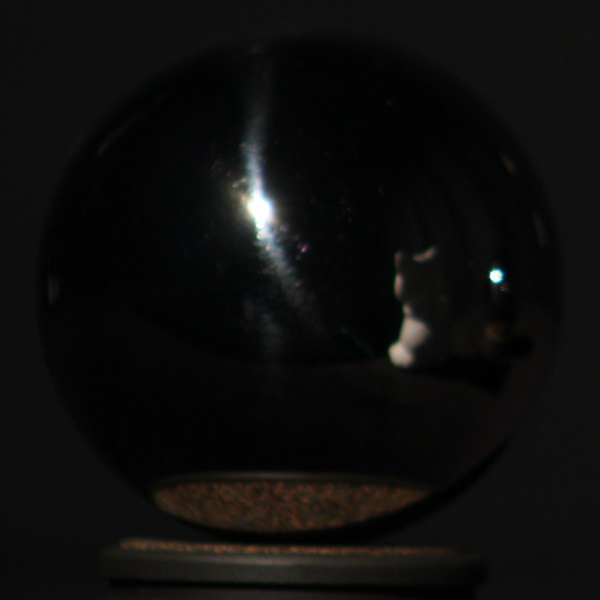
%> input picture ExternalData/PSData/cat/LightProbe-1/Image_01.JPG, 1200 x 1200 px (shown at 1/2 size)
$ octave --eval "result = FixedImg(imread('../../ExternalData/PSData/cat/LightProbe-1/Image_01.JPG'));"   (GNU Octave 9; MATLAB toolbox functions it lacks are replaced by stand-ins)
%> lines starting %> are read from the running program, lines starting %| are printed output that depends on the picture; in (x1, y1, x2, y2) boxes, pixels count from 0 and x2, y2 are one past the last pixel; in counts of white or black regions, pixels touching at a corner belong together; the program's own positions count from 1
### Evaluation/Utils/Inpaint_nans/inpaint_nans.m
function B=inpaint_nans(A,method)
% INPAINT_NANS: in-paints over nans in an array
% usage: B=INPAINT_NANS(A)          % default method
% usage: B=INPAINT_NANS(A,method)   % specify method used
%
% Solves approximation to one of several pdes to
% interpolate and extrapolate holes in an array
%
% arguments (input):
%   A - nxm array with some NaNs to be filled in
%
%   method - (OPTIONAL) scalar numeric flag - specifies
%       which approach (or physical metaphor to use
%       for the interpolation.) All methods are capable
%       of extrapolation, some are better than others.
%       There are also speed differences, as well as
%       accuracy differences for smooth surfaces.
%
%       methods {0,1,2} use a simple plate metaphor.
%       method  3 uses a better plate equation,
%                 but may be much slower and uses
%                 more memory.
%       method  4 uses a spring metaphor.
%       method  5 is an 8 neighbor average, with no
%                 rationale behind it compared to the
%                 other methods. I do not recommend
%                 its use.
%
%       method == 0 --> (DEFAULT) see method 1, but
%         this method does not build as large of a
%         linear system in the case of only a few
%         NaNs in a large array.
%         Extrapolation behavior is linear.
%
%       method == 1 --> simple approach, applies del^2
%         over the entire array, then drops those parts
%         of the array which do not have any contact with
%         NaNs. Uses a least squares approach, but it
%         does not modify known values.
%         In the case of small arrays, this method is
%         quite fast as it does very little extra work.
%         Extrapolation behavior is linear.
%
%       method == 2 --> uses del^2, but solving a direct
%         linear system of equations for nan elements.
%         This method will be the fastest possible for
%         large systems since it uses the sparsest
%         possible system of equations. Not a least
%         squares approach, so it may be least robust
%         to noise on the boundaries of any holes.
%         This method will also be least able to
%         interpolate accurately for smooth surfaces.
%         Extrapolation behavior is linear.
%
%         Note: method 2 has problems in 1-d, so this
%         method is disabled for vector inputs.
%
%       method == 3 --+ See method 0, but uses del^4 for
%         the interpolating operator. This may result
%         in more accurate interpolations, at some cost
%         in speed.
%
%       method == 4 --+ Uses a spring metaphor. Assumes
%         springs (with a nominal length of zero)
%         connect each node with every neighbor
%         (horizontally, vertically and diagonally)
%         Since each node tries to be like its neighbors,
%         extrapolation is as a constant function where
%         this is consistent with the neighboring nodes.
%
%       method == 5 --+ See method 2, but use an average
%         of the 8 nearest neighbors to any element.
%         This method is NOT recommended for use.
%
%
% arguments (output):
%   B - nxm array with NaNs replaced
%
%
% Example:
%  [x,y] = meshgrid(0:.01:1);
%  z0 = exp(x+y);
%  znan = z0;
%  znan(20:50,40:70) = NaN;
%  znan(30:90,5:10) = NaN;
%  znan(70:75,40:90) = NaN;
%
%  z = inpaint_nans(znan);
%
%
% See also: griddata, interp1
%
% Author: John D'Errico
% e-mail address: woodchips@rochester.rr.com
% Release: 2
% Release date: 4/15/06


% I always need to know which elements are NaN,
% and what size the array is for any method
[n,m]=size(A);
A=A(:);
nm=n*m;
k=isnan(A(:));

% list the nodes which are known, and which will
% be interpolated
nan_list=find(k);
known_list=find(~k);

% how many nans overall
nan_count=length(nan_list);

% convert NaN indices to (r,c) form
% nan_list==find(k) are the unrolled (linear) indices
% (row,column) form
[nr,nc]=ind2sub([n,m],nan_list);

% both forms of index in one array:
% column 1 == unrolled index
% column 2 == row index
% column 3 == column index
nan_list=[nan_list,nr,nc];

% supply default method
if (nargin<2) || isempty(method)
  method = 0;
elseif ~ismember(method,0:5)
  error 'If supplied, method must be one of: {0,1,2,3,4,5}.'
end

% for different methods
switch method
 case 0
  % The same as method == 1, except only work on those
  % elements which are NaN, or at least touch a NaN.

  % is it 1-d or 2-d?
  if (m == 1) || (n == 1)
    % really a 1-d case
    work_list = nan_list(:,1);
    work_list = unique([work_list;work_list - 1;work_list + 1]);
    work_list(work_list <= 1) = [];
    work_list(work_list >= nm) = [];
    nw = numel(work_list);

    u = (1:nw)';
    fda = sparse(repmat(u,1,3),bsxfun(@plus,work_list,-1:1), ...
      repmat([1 -2 1],nw,1),nw,nm);
  else
    % a 2-d case

    % horizontal and vertical neighbors only
    talks_to = [-1 0;0 -1;1 0;0 1];
    neighbors_list=identify_neighbors(n,m,nan_list,talks_to);

    % list of all nodes we have identified
    all_list=[nan_list;neighbors_list];

    % generate sparse array with second partials on row
    % variable for each element in either list, but only
    % for those nodes which have a row index > 1 or < n
    L = find((all_list(:,2) > 1) & (all_list(:,2) < n));
    nl=length(L);
    if nl>0
      fda=sparse(repmat(all_list(L,1),1,3), ...
        repmat(all_list(L,1),1,3)+repmat([-1 0 1],nl,1), ...
        repmat([1 -2 1],nl,1),nm,nm);
    else
      fda=spalloc(n*m,n*m,size(all_list,1)*5);
    end

    % 2nd partials on column index
    L = find((all_list(:,3) > 1) & (all_list(:,3) < m));
    nl=length(L);
    if nl>0
      fda=fda+sparse(repmat(all_list(L,1),1,3), ...
        repmat(all_list(L,1),1,3)+repmat([-n 0 n],nl,1), ...
        repmat([1 -2 1],nl,1),nm,nm);
    end
  end

  % eliminate knowns
  rhs=-fda(:,known_list)*A(known_list);
  k=find(any(fda(:,nan_list(:,1)),2));

  % and solve...
  B=A;
  B(nan_list(:,1))=fda(k,nan_list(:,1))\rhs(k);

 case 1
  % least squares approach with del^2. Build system
  % for every array element as an unknown, and then
  % eliminate those which are knowns.

  % Build sparse matrix approximating del^2 for
  % every element in A.

  % is it 1-d or 2-d?
  if (m == 1) || (n == 1)
    % a 1-d case
    u = (1:(nm-2))';
    fda = sparse(repmat(u,1,3),bsxfun(@plus,u,0:2), ...
      repmat([1 -2 1],nm-2,1),nm-2,nm);
  else
    % a 2-d case

    % Compute finite difference for second partials
    % on row variable first
    [i,j]=ndgrid(2:(n-1),1:m);
    ind=i(:)+(j(:)-1)*n;
    np=(n-2)*m;
    fda=sparse(repmat(ind,1,3),[ind-1,ind,ind+1], ...
      repmat([1 -2 1],np,1),n*m,n*m);

    % now second partials on column variable
    [i,j]=ndgrid(1:n,2:(m-1));
    ind=i(:)+(j(:)-1)*n;
    np=n*(m-2);
    fda=fda+sparse(repmat(ind,1,3),[ind-n,ind,ind+n], ...
      repmat([1 -2 1],np,1),nm,nm);
  end

  % eliminate knowns
  rhs=-fda(:,known_list)*A(known_list);
  k=find(any(fda(:,nan_list),2));

  % and solve...
  B=A;
  B(nan_list(:,1))=fda(k,nan_list(:,1))\rhs(k);

 case 2
  % Direct solve for del^2 BVP across holes

  % generate sparse array with second partials on row
  % variable for each nan element, only for those nodes
  % which have a row index > 1 or < n

  % is it 1-d or 2-d?
  if (m == 1) || (n == 1)
    % really just a 1-d case
    error('Method 2 has problems for vector input. Please use another method.')

  else
    % a 2-d case
    L = find((nan_list(:,2) > 1) & (nan_list(:,2) < n));
    nl=length(L);
    if nl>0
      fda=sparse(repmat(nan_list(L,1),1,3), ...
        repmat(nan_list(L,1),1,3)+repmat([-1 0 1],nl,1), ...
        repmat([1 -2 1],nl,1),n*m,n*m);
    else
      fda=spalloc(n*m,n*m,size(nan_list,1)*5);
    end

    % 2nd partials on column index
    L = find((nan_list(:,3) > 1) & (nan_list(:,3) < m));
    nl=length(L);
    if nl>0
      fda=fda+sparse(repmat(nan_list(L,1),1,3), ...
        repmat(nan_list(L,1),1,3)+repmat([-n 0 n],nl,1), ...
        repmat([1 -2 1],nl,1),n*m,n*m);
    end

    % fix boundary conditions at extreme corners
    % of the array in case there were nans there
    if ismember(1,nan_list(:,1))
      fda(1,[1 2 n+1])=[-2 1 1];
    end
    if ismember(n,nan_list(:,1))
      fda(n,[n, n-1,n+n])=[-2 1 1];
    end
    if ismember(nm-n+1,nan_list(:,1))
      fda(nm-n+1,[nm-n+1,nm-n+2,nm-n])=[-2 1 1];
    end
    if ismember(nm,nan_list(:,1))
      fda(nm,[nm,nm-1,nm-n])=[-2 1 1];
    end

    % eliminate knowns
    rhs=-fda(:,known_list)*A(known_list);

    % and solve...
    B=A;
    k=nan_list(:,1);
    B(k)=fda(k,k)\rhs(k);

  end

 case 3
  % The same as method == 0, except uses del^4 as the
  % interpolating operator.

  % del^4 template of neighbors
  talks_to = [-2 0;-1 -1;-1 0;-1 1;0 -2;0 -1; ...
      0 1;0 2;1 -1;1 0;1 1;2 0];
  neighbors_list=identify_neighbors(n,m,nan_list,talks_to);

  % list of all nodes we have identified
  all_list=[nan_list;neighbors_list];

  % generate sparse array with del^4, but only
  % for those nodes which have a row & column index
  % >= 3 or <= n-2
  L = find( (all_list(:,2) >= 3) & ...
            (all_list(:,2) <= (n-2)) & ...
            (all_list(:,3) >= 3) & ...
            (all_list(:,3) <= (m-2)));
  nl=length(L);
  if nl>0
    % do the entire template at once
    fda=sparse(repmat(all_list(L,1),1,13), ...
        repmat(all_list(L,1),1,13) + ...
        repmat([-2*n,-n-1,-n,-n+1,-2,-1,0,1,2,n-1,n,n+1,2*n],nl,1), ...
        repmat([1 2 -8 2 1 -8 20 -8 1 2 -8 2 1],nl,1),nm,nm);
  else
    fda=spalloc(n*m,n*m,size(all_list,1)*5);
  end

  % on the boundaries, reduce the order around the edges
  L = find((((all_list(:,2) == 2) | ...
             (all_list(:,2) == (n-1))) & ...
            (all_list(:,3) >= 2) & ...
            (all_list(:,3) <= (m-1))) | ...
           (((all_list(:,3) == 2) | ...
             (all_list(:,3) == (m-1))) & ...
            (all_list(:,2) >= 2) & ...
            (all_list(:,2) <= (n-1))));
  nl=length(L);
  if nl>0
    fda=fda+sparse(repmat(all_list(L,1),1,5), ...
      repmat(all_list(L,1),1,5) + ...
        repmat([-n,-1,0,+1,n],nl,1), ...
      repmat([1 1 -4 1 1],nl,1),nm,nm);
  end

  L = find( ((all_list(:,2) == 1) | ...
             (all_list(:,2) == n)) & ...
            (all_list(:,3) >= 2) & ...
            (all_list(:,3) <= (m-1)));
  nl=length(L);
  if nl>0
    fda=fda+sparse(repmat(all_list(L,1),1,3), ...
      repmat(all_list(L,1),1,3) + ...
        repmat([-n,0,n],nl,1), ...
      repmat([1 -2 1],nl,1),nm,nm);
  end

  L = find( ((all_list(:,3) == 1) | ...
             (all_list(:,3) == m)) & ...
            (all_list(:,2) >= 2) & ...
            (all_list(:,2) <= (n-1)));
  nl=length(L);
  if nl>0
    fda=fda+sparse(repmat(all_list(L,1),1,3), ...
      repmat(all_list(L,1),1,3) + ...
        repmat([-1,0,1],nl,1), ...
      repmat([1 -2 1],nl,1),nm,nm);
  end

  % eliminate knowns
  rhs=-fda(:,known_list)*A(known_list);
  k=find(any(fda(:,nan_list(:,1)),2));

  % and solve...
  B=A;
  B(nan_list(:,1))=fda(k,nan_list(:,1))\rhs(k);

 case 4
  % Spring analogy
  % interpolating operator.

  % list of all springs between a node and a horizontal
  % or vertical neighbor
  hv_list=[-1 -1 0;1 1 0;-n 0 -1;n 0 1];
  hv_springs=[];
  for i=1:4
    hvs=nan_list+repmat(hv_list(i,:),nan_count,1);
    k=(hvs(:,2)>=1) & (hvs(:,2)<=n) & (hvs(:,3)>=1) & (hvs(:,3)<=m);
    hv_springs=[hv_springs;[nan_list(k,1),hvs(k,1)]];
  end

  % delete replicate springs
  hv_springs=unique(sort(hv_springs,2),'rows');

  % build sparse matrix of connections, springs
  % connecting diagonal neighbors are weaker than
  % the horizontal and vertical springs
  nhv=size(hv_springs,1);
  springs=sparse(repmat((1:nhv)',1,2),hv_springs, ...
     repmat([1 -1],nhv,1),nhv,nm);

  % eliminate knowns
  rhs=-springs(:,known_list)*A(known_list);

  % and solve...
  B=A;
  B(nan_list(:,1))=springs(:,nan_list(:,1))\rhs;

 case 5
  % Average of 8 nearest neighbors

  % generate sparse array to average 8 nearest neighbors
  % for each nan element, be careful around edges
  fda=spalloc(n*m,n*m,size(nan_list,1)*9);

  % -1,-1
  L = find((nan_list(:,2) > 1) & (nan_list(:,3) > 1));
  nl=length(L);
  if nl>0
    fda=fda+sparse(repmat(nan_list(L,1),1,2), ...
      repmat(nan_list(L,1),1,2)+repmat([-n-1, 0],nl,1), ...
      repmat([1 -1],nl,1),n*m,n*m);
  end

  % 0,-1
  L = find(nan_list(:,3) > 1);
  nl=length(L);
  if nl>0
    fda=fda+sparse(repmat(nan_list(L,1),1,2), ...
      repmat(nan_list(L,1),1,2)+repmat([-n, 0],nl,1), ...
      repmat([1 -1],nl,1),n*m,n*m);
  end

  % +1,-1
  L = find((nan_list(:,2) < n) & (nan_list(:,3) > 1));
  nl=length(L);
  if nl>0
    fda=fda+sparse(repmat(nan_list(L,1),1,2), ...
      repmat(nan_list(L,1),1,2)+repmat([-n+1, 0],nl,1), ...
      repmat([1 -1],nl,1),n*m,n*m);
  end

  % -1,0
  L = find(nan_list(:,2) > 1);
  nl=length(L);
  if nl>0
    fda=fda+sparse(repmat(nan_list(L,1),1,2), ...
      repmat(nan_list(L,1),1,2)+repmat([-1, 0],nl,1), ...
      repmat([1 -1],nl,1),n*m,n*m);
  end

  % +1,0
  L = find(nan_list(:,2) < n);
  nl=length(L);
  if nl>0
    fda=fda+sparse(repmat(nan_list(L,1),1,2), ...
      repmat(nan_list(L,1),1,2)+repmat([1, 0],nl,1), ...
      repmat([1 -1],nl,1),n*m,n*m);
  end

  % -1,+1
  L = find((nan_list(:,2) > 1) & (nan_list(:,3) < m));
  nl=length(L);
  if nl>0
    fda=fda+sparse(repmat(nan_list(L,1),1,2), ...
      repmat(nan_list(L,1),1,2)+repmat([n-1, 0],nl,1), ...
      repmat([1 -1],nl,1),n*m,n*m);
  end

  % 0,+1
  L = find(nan_list(:,3) < m);
  nl=length(L);
  if nl>0
    fda=fda+sparse(repmat(nan_list(L,1),1,2), ...
      repmat(nan_list(L,1),1,2)+repmat([n, 0],nl,1), ...
      repmat([1 -1],nl,1),n*m,n*m);
  end

  % +1,+1
  L = find((nan_list(:,2) < n) & (nan_list(:,3) < m));
  nl=length(L);
  if nl>0
    fda=fda+sparse(repmat(nan_list(L,1),1,2), ...
      repmat(nan_list(L,1),1,2)+repmat([n+1, 0],nl,1), ...
      repmat([1 -1],nl,1),n*m,n*m);
  end

  % eliminate knowns
  rhs=-fda(:,known_list)*A(known_list);

  % and solve...
  B=A;
  k=nan_list(:,1);
  B(k)=fda(k,k)\rhs(k);

end

% all done, make sure that B is the same shape as
% A was when we came in.
B=reshape(B,n,m);


% ====================================================
%      end of main function
% ====================================================
% ====================================================
%      begin subfunctions
% ====================================================
function neighbors_list=identify_neighbors(n,m,nan_list,talks_to)
% identify_neighbors: identifies all the neighbors of
%   those nodes in nan_list, not including the nans
%   themselves
%
% arguments (input):
%  n,m - scalar - [n,m]=size(A), where A is the
%      array to be interpolated
%  nan_list - array - list of every nan element in A
%      nan_list(i,1) == linear index of i'th nan element
%      nan_list(i,2) == row index of i'th nan element
%      nan_list(i,3) == column index of i'th nan element
%  talks_to - px2 array - defines which nodes communicate
%      with each other, i.e., which nodes are neighbors.
%
%      talks_to(i,1) - defines the offset in the row
%                      dimension of a neighbor
%      talks_to(i,2) - defines the offset in the column
%                      dimension of a neighbor
%
%      For example, talks_to = [-1 0;0 -1;1 0;0 1]
%      means that each node talks only to its immediate
%      neighbors horizontally and vertically.
%
% arguments(output):
%  neighbors_list - array - list of all neighbors of
%      all the nodes in nan_list

if ~isempty(nan_list)
  % use the definition of a neighbor in talks_to
  nan_count=size(nan_list,1);
  talk_count=size(talks_to,1);

  nn=zeros(nan_count*talk_count,2);
  j=[1,nan_count];
  for i=1:talk_count
    nn(j(1):j(2),:)=nan_list(:,2:3) + ...
        repmat(talks_to(i,:),nan_count,1);
    j=j+nan_count;
  end

  % drop those nodes which fall outside the bounds of the
  % original array
  L = (nn(:,1)<1)|(nn(:,1)>n)|(nn(:,2)<1)|(nn(:,2)>m);
  nn(L,:)=[];

  % form the same format 3 column array as nan_list
  neighbors_list=[sub2ind([n,m],nn(:,1),nn(:,2)),nn];

  % delete replicates in the neighbors list
  neighbors_list=unique(neighbors_list,'rows');

  % and delete those which are also in the list of NaNs.
  neighbors_list=setdiff(neighbors_list,nan_list,'rows');

else
  neighbors_list=[];
end

### tempFiles/Other/FixedImg.m

function [OutFixedImage]=FixedImg( InImage )

ImageInGrayMode=rgb2gray( im2double(InImage) );
allTheBlackPixelInImage = find( ImageInGrayMode==0 );
%> allTheBlackPixelInImage = 135 values from 845977 to 1218696

% -- Extract RGB -- %
imageWithRedChannel     = double(InImage(:,:,1))./255;
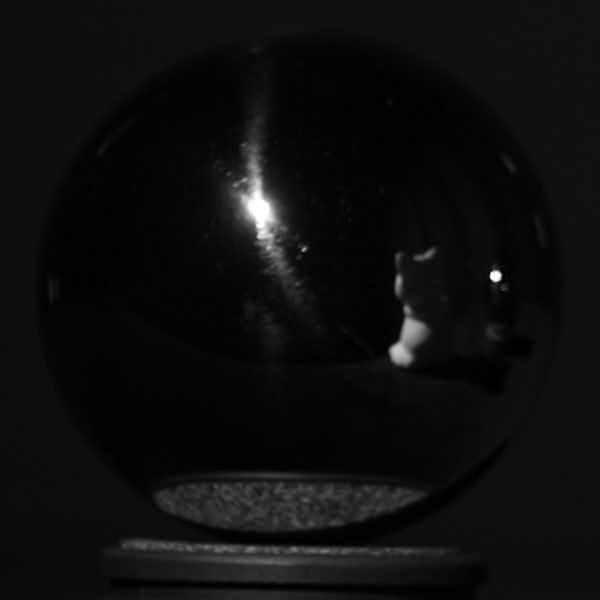
%> imageWithRedChannel: size 1200x1200 double (shown at 1/2 size); min 0, max 1, mean 0.0538
imageWithGreenChannel   = double(InImage(:,:,2))./255;
imageWithBlueChannel    = double(InImage(:,:,3))./255;
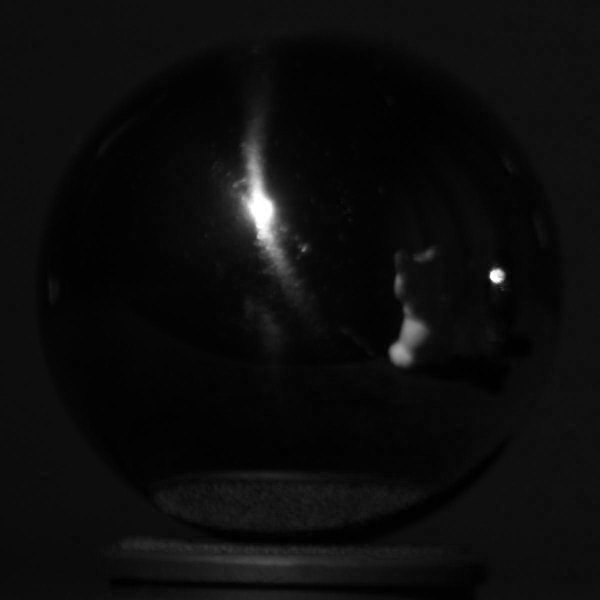
%> imageWithBlueChannel: size 1200x1200 double (shown at 1/2 size); min 0, max 1, mean 0.0488

% -- remove black pixel -- %
imageWithRedChannel  ( allTheBlackPixelInImage ) = NaN;
%> imageWithRedChannel: size 1200x1200 double; 0.01% of pixels changed, all inside (x1, y1, x2, y2) = (704, 208, 1016, 1178)
imageWithGreenChannel( allTheBlackPixelInImage ) = NaN;
%> imageWithGreenChannel: size 1200x1200 double; 0.01% of the values are NaN or infinite; the others: min 0, max 1, mean 0.0526
imageWithBlueChannel ( allTheBlackPixelInImage ) = NaN;

% cd('inpaint_nans');
fixedImageWithOnlyRedChannel   = inpaint_nans(imageWithRedChannel,3);
%> in inpaint_nans, `k=isnan(A(:));`: k = 1440000 logical values, 135 true
%> in inpaint_nans, `nan_list=find(k);`: nan_list = 135 values from 845977 to 1218696
%> in inpaint_nans, `known_list=find(~k);`: known_list = 1439865 values from 1 to 1440000
%> in inpaint_nans, `nan_count=length(nan_list);`: nan_count = 135
%> in inpaint_nans, `[nr,nc]=ind2sub([n,m],nan_list);`: nr = 135 values, max 1178 at index 2, min 209 at index 5, mean 846.8; nc = 135 values from 705 to 1016
%> in inpaint_nans, `nan_list=[nan_list,nr,nc];`: nan_list = 135 rows, first 12: [845977 1177 705; 845978 1178 705; 854377 1177 712; 854378 1178 712; 986609 209 823; 986610 210 823; 986611 211 823; 987809 209 824; 987810 210 824; 987811 211 824; 1053392 992 878; 1053409 1009 878]
%> in identify_neighbors, `nan_count=size(nan_list,1);`: nan_count = 135
%> in identify_neighbors, `j=[1,nan_count];`: j = [1 135]
%> the loop in identify_neighbors, `for i=1:talk_count` made 12 passes
%> j on passes 1 to 8: [136 270], [271 405], [406 540], [541 675], [676 810], [811 945], [946 1080], [1081 1215]
%> after the loop in identify_neighbors, `for i=1:talk_count`: nn = 1620 rows, first 12: [1175 705; 1176 705; 1175 712; 1176 712; 207 823; 208 823; 209 823; 207 824; 208 824; 209 824; 990 878; 1007 878]
%> in identify_neighbors, `L = (nn(:,1)<1)|(nn(:,1)>n)|(nn(:,2)<1)|(nn(:,2)>m);`: L = 1620 logical values, 0 true
%> in identify_neighbors, `neighbors_list=[sub2ind([n,m],nn(:,1),nn(:,2)),nn];`: neighbors_list = 1620 rows, first 12: [845975 1175 705; 845976 1176 705; 854375 1175 712; 854376 1176 712; 986607 207 823; 986608 208 823; 986609 209 823; 987807 207 824; 987808 208 824; 987809 209 824; 1053390 990 878; 1053407 1007 878]
%> in identify_neighbors, `neighbors_list=unique(neighbors_list,'rows');`: neighbors_list = 527 rows, first 12: [843577 1177 703; 843578 1178 703; 844776 1176 704; 844777 1177 704; 844778 1178 704; 844779 1179 704; 845975 1175 705; 845976 1176 705; 845977 1177 705; 845978 1178 705; 845979 1179 705; 845980 1180 705]
%> in identify_neighbors, `neighbors_list=setdiff(neighbors_list,nan_list,'rows');`: neighbors_list = 392 rows, first 12: [843577 1177 703; 843578 1178 703; 844776 1176 704; 844777 1177 704; 844778 1178 704; 844779 1179 704; 845975 1175 705; 845976 1176 705; 845979 1179 705; 845980 1180 705; 847176 1176 706; 847177 1177 706]
%> in inpaint_nans, `all_list=[nan_list;neighbors_list];`: all_list = 527 rows, first 12: [845977 1177 705; 845978 1178 705; 854377 1177 712; 854378 1178 712; 986609 209 823; 986610 210 823; 986611 211 823; 987809 209 824; 987810 210 824; 987811 211 824; 1053392 992 878; 1053409 1009 878]
%> in inpaint_nans, `L = find( (all_list(:,2) >= 3) & (all_list(:,2) <= (n-2)) & (all_list(..`: L = 527 values from 1 to 527
%> in inpaint_nans, `nl=length(L);`: nl = 527
%> in inpaint_nans, `L = find((((all_list(:,2) == 2) | (all_list(:,2) == (n-1))) & (all_lis..`: L = []
%> in inpaint_nans, `nl=length(L);`: nl = 0
%> in inpaint_nans, `k=find(any(fda(:,nan_list(:,1)),2));`: k = 527 values from 843577 to 1221096
fixedImageWithOnlyGreenChannel = inpaint_nans(imageWithGreenChannel,3);
%> the loop in identify_neighbors (call 2), `for i=1:talk_count` made 12 passes
%> in identify_neighbors (call 2), `neighbors_list=[sub2ind([n,m],nn(:,1),nn(:,2)),nn];`: neighbors_list = 1620 rows, first 12: [845975 1175 705; 845976 1176 705; 854375 1175 712; 854376 1176 712; 986607 207 823; 986608 208 823; 986609 209 823; 987807 207 824; 987808 208 824; 987809 209 824; 1053390 990 878; 1053407 1007 878]
%> in identify_neighbors (call 2), `neighbors_list=unique(neighbors_list,'rows');`: neighbors_list = 527 rows, first 12: [843577 1177 703; 843578 1178 703; 844776 1176 704; 844777 1177 704; 844778 1178 704; 844779 1179 704; 845975 1175 705; 845976 1176 705; 845977 1177 705; 845978 1178 705; 845979 1179 705; 845980 1180 705]
%> in identify_neighbors (call 2), `neighbors_list=setdiff(neighbors_list,nan_list,'rows');`: neighbors_list = 392 rows, first 12: [843577 1177 703; 843578 1178 703; 844776 1176 704; 844777 1177 704; 844778 1178 704; 844779 1179 704; 845975 1175 705; 845976 1176 705; 845979 1179 705; 845980 1180 705; 847176 1176 706; 847177 1177 706]
fixedImageWithOnlyBlueChannel  = inpaint_nans(imageWithBlueChannel,3);
%> in identify_neighbors (call 3), `neighbors_list=[sub2ind([n,m],nn(:,1),nn(:,2)),nn];`: neighbors_list = 1620 rows, first 12: [845975 1175 705; 845976 1176 705; 854375 1175 712; 854376 1176 712; 986607 207 823; 986608 208 823; 986609 209 823; 987807 207 824; 987808 208 824; 987809 209 824; 1053390 990 878; 1053407 1007 878]
%> in identify_neighbors (call 3), `neighbors_list=unique(neighbors_list,'rows');`: neighbors_list = 527 rows, first 12: [843577 1177 703; 843578 1178 703; 844776 1176 704; 844777 1177 704; 844778 1178 704; 844779 1179 704; 845975 1175 705; 845976 1176 705; 845977 1177 705; 845978 1178 705; 845979 1179 705; 845980 1180 705]
%> in identify_neighbors (call 3), `neighbors_list=setdiff(neighbors_list,nan_list,'rows');`: neighbors_list = 392 rows, first 12: [843577 1177 703; 843578 1178 703; 844776 1176 704; 844777 1177 704; 844778 1178 704; 844779 1179 704; 845975 1175 705; 845976 1176 705; 845979 1179 705; 845980 1180 705; 847176 1176 706; 847177 1177 706]
% cd ..
fixedImageWithOnlyRedChannel   = medfilt2(fixedImageWithOnlyRedChannel);
fixedImageWithOnlyGreenChannel = medfilt2(fixedImageWithOnlyGreenChannel);
fixedImageWithOnlyBlueChannel  = medfilt2(fixedImageWithOnlyBlueChannel);

OutFixedImage(:,:,1)=fixedImageWithOnlyRedChannel;
OutFixedImage(:,:,2)=fixedImageWithOnlyGreenChannel;
OutFixedImage(:,:,3)=fixedImageWithOnlyBlueChannel;
end

% dd1=(double(OI_1)./255)-z;
% figure;imshow(z);
% figure;imshow(double(OI_1)./255);
% figure;imshow(dd1);
